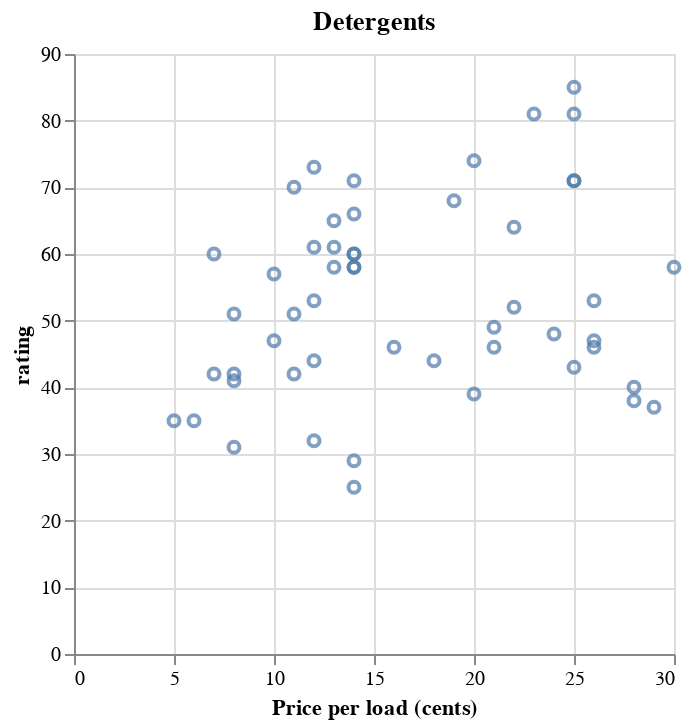

The notebook cell this image was saved under:
### Code cell
(ips:plot
 (vega:defplot detergents-plot-2
   `(:title "Detergents"
     :data (:values ,detergents-2)
     :mark :point
     :encoding (:x (:field :price  :type "quantitative" :title "Price per load (cents)")
                :y (:field :rating :type "quantitative" )))))

### Figure 1 — Vega-Lite specification as saved in the notebook (floating-point values rounded to 4 significant figures)
{"$schema": "https://vega.github.io/schema/vega-lite/v5.json", "data": {"values": [{"price": 12, "rating": 32, "type": "Liquid"}, {"price": 6, "rating": 35, "type": "Liquid"}, {"price": 28, "rating": 38, "type": "Liquid"}, {"price": 28, "rating": 40, "type": "Liquid"}, {"price": 14, "rating": 71, "type": "Liquid"}, {"price": 7, "rating": 60, "type": "Liquid"}, {"price": 29, "rating": 37, "type": "Liquid"}, {"price": 12, "rating": 61, "type": "Liquid"}, {"price": 8, "rating": 31, "type": "Liquid"}, {"price": 11, "rating": 51, "type": "Liquid"}, {"price": 25, "rating": 81, "type": "Liquid"}, {"price": 25, "rating": 71, "type": "Liquid"}, {"price": 19, "rating": 68, "type": "Liquid"}, {"price": 23, "rating": 81, "type": "Powder"}, {"price": 5, "rating": 35, "type": "Liquid"}, {"price": 26, "rating": 46, "type": "Liquid"}, {"price": 26, "rating": 47, "type": "Powder"}, {"price": 13, "rating": 61, "type": "Powder"}, {"price": 25, "rating": 43, "type": "Powder"}, {"price": 8, "rating": 42, "type": "Liquid"}, {"price": 21, "rating": 49, "type": "Liquid"}, {"price": 10, "rating": 47, "type": "Liquid"}, {"price": 11, "rating": 42, "type": "Liquid"}, {"price": 7, "rating": 42, "type": "Liquid"}, {"price": 25, "rating": 71, "type": "Powder"}, {"price": 25, "rating": 85, "type": "Liquid"}, {"price": 20, "rating": 74, "type": "Liquid"}, {"price": 14, "rating": 66, "type": "Liquid"}, {"price": 21, "rating": 46, "type": "Liquid"}, {"price": 22, "rating": 64, "type": "Liquid"}, {"price": 22, "rating": 52, "type": "Liquid"}, {"price": 24, "rating": 48, "type": "Liquid"}, {"price": 26, "rating": 53, "type": "Liquid"}, {"price": 8, "rating": 51, "type": "Powder"}, {"price": 12, "rating": 73, "type": "Liquid"}, {"price": 30, "rating": 58, "type": "Liquid"}, {"price": 11, "rating": 70, "type": "Liquid"}, {"price": 20, "rating": 39, "type": "Liquid"}, {"price": 16, "rating": 46, "type": "Liquid"}, {"price": 12, "rating": 44, "type": "Liquid"}, {"price": 14, "rating": 25, "type": "Liquid"}, {"price": 13, "rating": 58, "type": "Powder"}, {"price": 14, "rating": 58, "type": "Liquid"}, {"price": 13, "rating": 65, "type": "Liquid"}, {"price": 18, "rating": 44, "type": "Liquid"}, {"price": 14, "rating": 29, "type": "Liquid"}, {"price": 8, "rating": 41, "type": "Liquid"}, {"price": 10, "rating": 57, "type": "Liquid"}, {"price": 12, "rating": 53, "type": "Liquid"}, {"price": 14, "rating": 60, "type": "Liquid"}, {"price": 14, "rating": 58, "type": "Liquid"}, {"price": 14, "rating": 60, "type": "Liquid"}]}, "encoding": {"x": {"field": "price", "title": "Price per load (cents)", "type": "quantitative"}, "y": {"field": "rating", "type": "quantitative"}}, "mark": "point", "title": "Detergents"}
